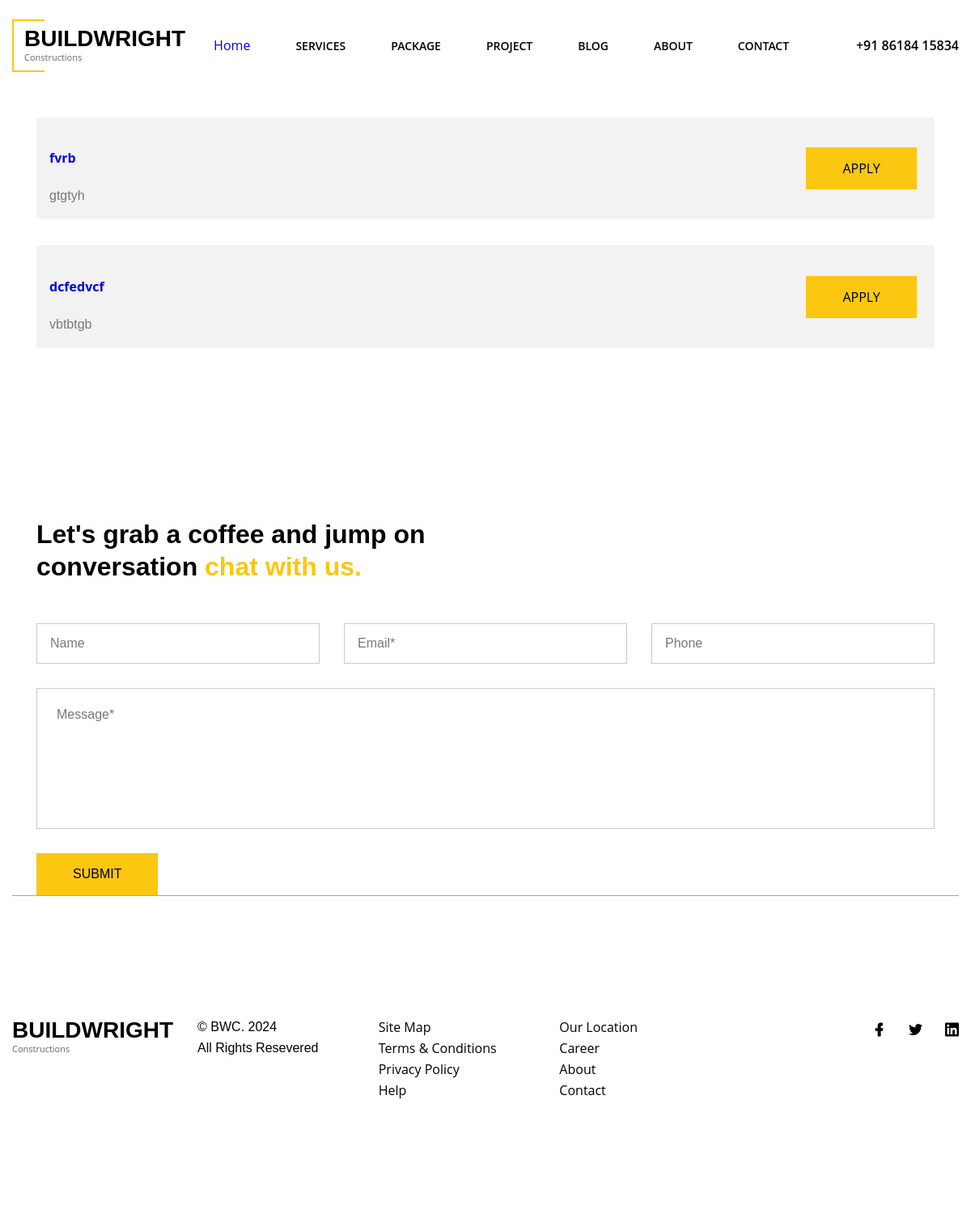
The page /job_list on the database as committed earlier.
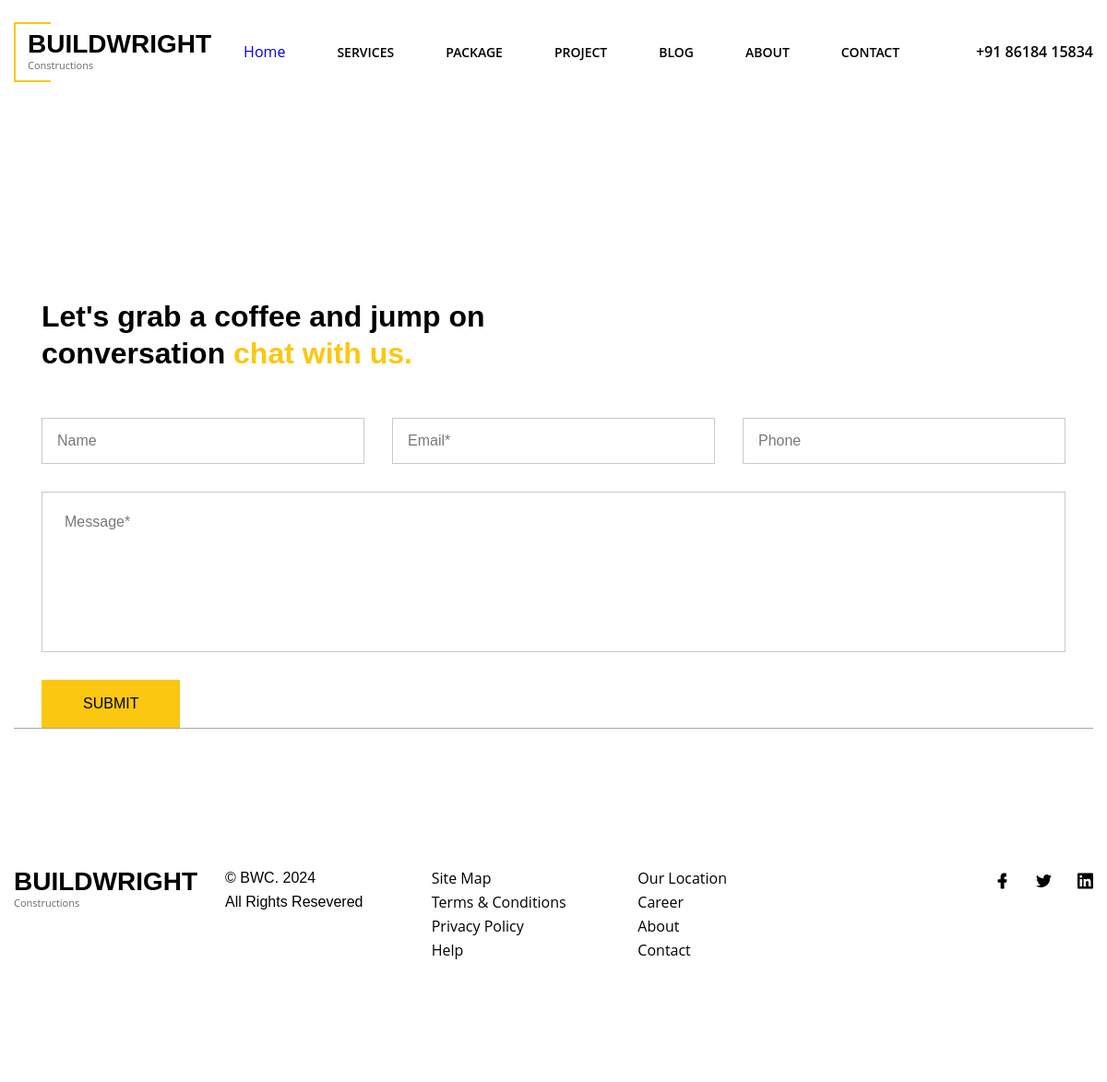
The same page on the database as committed later.
### app/models.py (models this page shows, shortened)
class Job(models.Model):
    title = models.CharField(max_length=255)
    description = models.TextField()
    created_at = models.DateTimeField(auto_now_add=True)
    is_open = models.BooleanField(default=True)  # Add this line
    slug = models.SlugField(max_length=255, unique=True, blank=True, null=True)  # Add slug field

### app/views.py (the view)
# urls.py: path('job_list', views.job_list, name='job_list'),
def job_list(request):
    jobs = Job.objects.all()
    return render(request, 'careers.html', {'jobs': jobs})

### templates/careers.html (shortened to what this page needs)
{% extends "base.html" %}
{% load static %}
{% block main %}
        <div class="no-bottom no-top zebra" id="content">
            <section class="section_all bg-light" id="about">
              <div class="container">
                        {% for job in jobs %}
                            <div class="box mb-3">
                                <div class="box-col box-80">
                                    <h4><a href="{% url 'apply_for_job' job.slug %}">{{ job.title }}</a></h4>
                                    <span class="function">{{ job.description }}</span>
                                </div>
                                <div class="box-col box-20 text-right">
                                    {% if job.is_open %}
                                        <a class="btn btn-primary" href="{% url 'apply_for_job' job.slug %}">Apply</a>
                                    {% else %}
                                        <span class="text-muted">Job Closed</span>
                                    {% endif %}
                                </div>
                            </div>
                        {% endfor %}
              </div>
          </section>
        {% endblock main %}

### templates/base.html (shortened to what this page needs)
<!DOCTYPE html>
<html class="no-js" lang="en">
{%load static%}
<head>
  <link rel="stylesheet" href="{% static 'css/bootstrap-grid.css'%}">
  <link rel="stylesheet" href="{% static 'css/revolution.css'%}">
  <link rel="stylesheet" href="{% static 'css/main.css'%}">
</head>
<body class="webpage">
  <div class="animsition">
    <header class="header __js_fixed-header" id="header">
      <div class="header__inner">
        <a class="header__logo logo">
          <span class="logo__large">BUILDWRIGHT</span>
          <span class="logo__small">Constructions</span>
        </a>
        <div class="container"></div>
        <a class="header__phone" href="tel:+91 86184 15834">+91 86184 15834</a>
      </div>
    </header>
    <div class="mobile-canvas __js_mobile-canvas">
      <nav class="mobile-canvas__nav navigation">
        <ul class="navigation__list">
          <li class="navigation__item navigation__item--current">
            <a href="/">Home</a>
          </li>
          <li class="navigation__item">
            <a class="navigation__link animsition-link" href="service">Services</a>
          </li>
          <li class="navigation__item">
            <a class="navigation__link animsition-link" href="package">Package</a>
          </li>
          <li class="navigation__item">
            <a class="navigation__link animsition-link" href="project-list">project</a>
          </li>
          <li class="navigation__item">
            <a class="navigation__link animsition-link" href="blogs">Blog</a>
          </li>
          <li class="navigation__item">
            <a class="navigation__link animsition-link" href="about">About</a>
          </li>
          <li class="navigation__item">
            <a class="navigation__link animsition-link" href="contact">Contact</a>
          </li>
        </ul>
      </nav>
    </div>
   {% block main %}
   {% endblock main %}
   <div class="article__main container">
    <section class="article__feedback feedback">
      <h2 class="feedback__heading heading" data-aos="fade">Let's grab a coffee and jump on
        <br>conversation <span class="color-yellow">chat with us.</span>
      </h2>
      <form class="js-form" action="{% url 'contact' %}" method="POST">
        <div class="row">
            <div class="feedback__field-wrapper col-12 col-md-6 col-lg-4" data-aos="fade">
                <label class="field" aria-label="Name">
                    <input type="text" name="name" placeholder="Name" required>
                </label>
            </div>
            <div class="feedback__field-wrapper col-12 col-md-6 col-lg-4" data-aos="fade">
                <label class="field" aria-label="Email">
                    <input type="email" name="email" placeholder="Email*" required>
                </label>
            </div>
            <div class="feedback__field-wrapper col-12 col-lg-4" data-aos="fade">
                <label class="field" aria-label="Phone">
                    <input type="text" name="phone" placeholder="Phone" required>
                </label>
            </div>
            <div class="feedback__field-wrapper col-12" data-aos="fade">
                <label class="field" aria-label="Message">
                    <textarea name="message" placeholder="Message*" required></textarea>
                </label>
            </div>
        </div>
        <button class="btn" type="submit" data-aos="fade">Submit</button>
    </form>
    </section>
  </div>
    <footer class="footer ">
      <div class="footer__inner container">
        <div class="row">
          <div class="footer__column col-12 col-sm">
            <a class="footer__logo logo--borderless logo">
              <span class="logo__large">BUILDWRIGHT</span>
              <span class="logo__small">Constructions</span>
            </a>
          </div>
          <div class="footer__column col-12 col-lg order-2 order-lg-0">
            <div class="footer__copyright">© BWC. 2024
              <br> All Rights Resevered
            </div>
          </div>
          <div class="footer__column col-6 col-sm">
            <ul class="footer__column-menu">
              <li class="footer__column-item">
                <a class="footer__column-link animsition-link" href="#">Site Map</a>
              </li>
              <li class="footer__column-item">
                <a class="footer__column-link animsition-link" href="terms-and-conditions">Terms &amp; Conditions</a>
              </li>
              <li class="footer__column-item">
                <a class="footer__column-link animsition-link" href="privacy-policy">Privacy Policy</a>
              </li>
              <li class="footer__column-item">
                <a class="footer__column-link animsition-link" href="#">Help</a>
              </li>
            </ul>
          </div>
          <div class="footer__column col-6 col-sm">
            <ul class="footer__column-menu">
              <li class="footer__column-item">
                <a class="footer__column-link animsition-link" href="#">Our Location</a>
              </li>
              <li class="footer__column-item">
                <a class="footer__column-link animsition-link" href="job_list">Career</a>
              </li>
              <li class="footer__column-item">
                <a class="footer__column-link animsition-link" href="about">About</a>
              </li>
              <li class="footer__column-item">
                <a class="footer__column-link animsition-link" href="contact">Contact</a>
              </li>
            </ul>
          </div>
          <div class="footer__column col-12 col-lg-1 order-md-1 order-lg-0">
          </div>
          <div class="footer__column footer__column col-12 col-md col-lg-3 col-xl-2">
            <ul class="footer__social social">
              <li class="social__item">
                <a class="social__link" href="#" target="_blank">
                  <svg width="20" height="20" aria-label="facebook icon">
                    <use xlink:href="#facebook"></use>
                  </svg>
                </a>
              </li>
              <li class="social__item">
                <a class="social__link" href="#" target="_blank">
                  <svg width="20" height="20" aria-label="twitter icon">
                    <use xlink:href="#twitter"></use>
                  </svg>
                </a>
              </li>
              <li class="social__item">
                <a class="social__link" href="#" target="_blank">
                  <svg width="20" height="20" aria-label="linkedin-original icon">
                    <use xlink:href="#linkedin-original"></use>
                  </svg>
                </a>
              </li>
            </ul>
          </div>
        </div>
      </div>
    </footer>
  </div>
</body>
</html>

Rows that differ between the two databases and show on the page:
removed Job: title "fvrb", description "gtgtyh", is_open "APPLY"
removed Job: title "dcfedvcf", description "vbtbtgb", is_open "APPLY"
